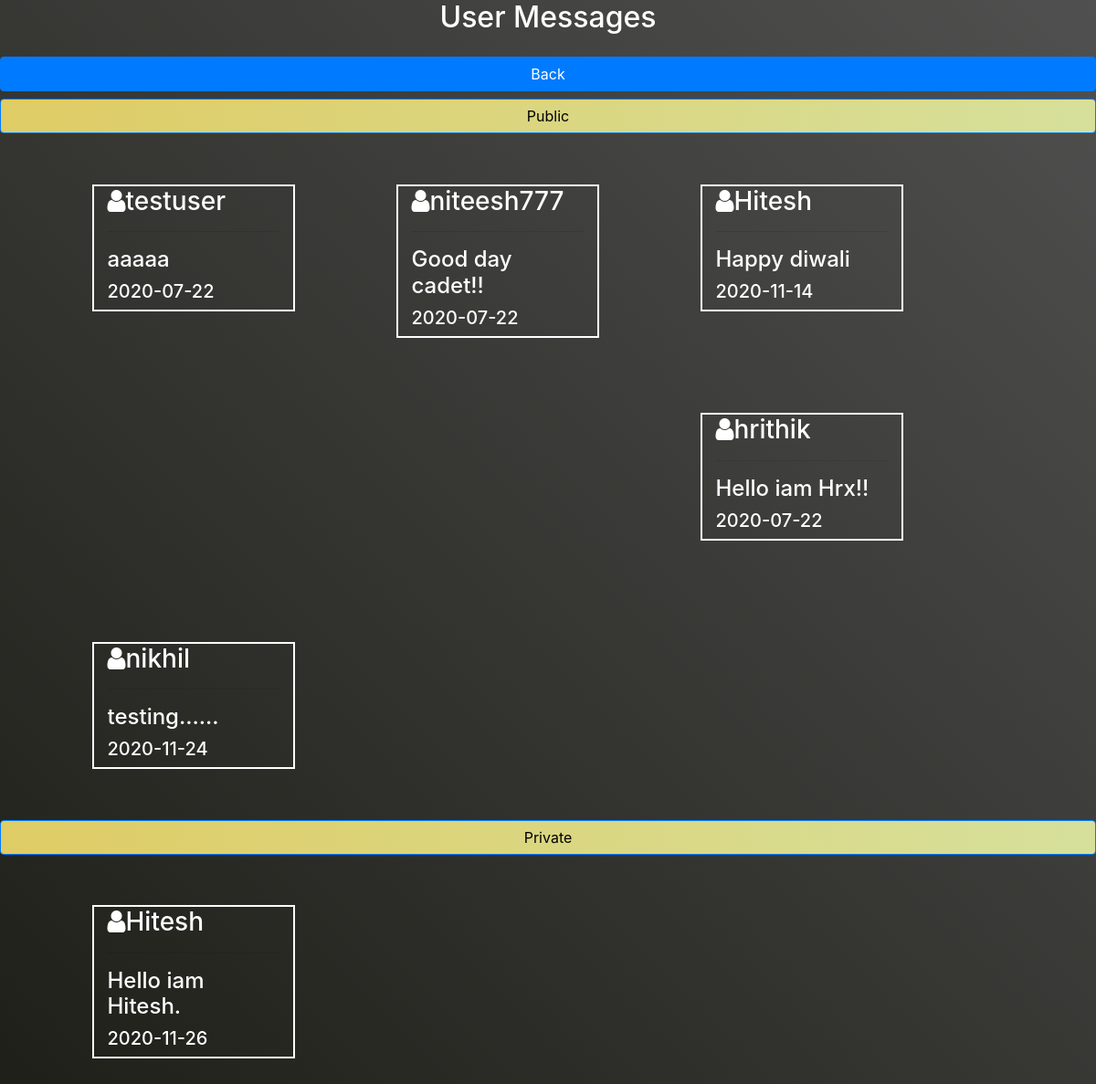
The page /web_pro/show.php (signed in) on the database its author committed.
### tables this page shows
CREATE TABLE `public` (
  `username` varchar(50) NOT NULL,
  `message` varchar(200) NOT NULL,
  `date` varchar(20) NOT NULL
);

CREATE TABLE `private` (
  `username` varchar(50) NOT NULL,
  `message` varchar(200) NOT NULL,
  `date` varchar(20) NOT NULL
);

### web_pro/show.php (the view, shortened to what this page needs)
<!DOCTYPE html>
<html>
<head>
    <link rel="stylesheet" href="https://stackpath.bootstrapcdn.com/bootstrap/4.5.2/css/bootstrap.min.css"
>
    <?php include 'links/links.php' ?>
</head>
<body>
    <h2 class="text-center mb-4">User Messages</h2>
    <a href="futureself.php" class="btn btn-primary btn-block float-right">Back</a>
    <a href="#" class="btn btn-primary btn-block float-right"style="background: linear-gradient(90deg, rgb(223, 204, 101),rgb(214, 224, 155)); color:black;">Public</a>
    <div class="dimension">
        <div class="container">
            <?php
                include 'dbcon.php';
                $selectquery="select * from public ";
                $query=mysqli_query($con,$selectquery);
                while($res=mysqli_fetch_array($query))
                {
                ?>
                    <div id="info" class="col-sm-4">
                        <h3><i class="fa fa-user" aria-hidden="true"></i><?php echo $res['username'];?></h3>
                        <hr style="color:white">
                        <h4 id="mes"><?php echo $res['message'];?></h4>
                        <h5><?php echo $res['date'];?></h5>
                    </div>
                <?php
                }
            ?>
        </div>
    </div>
    <a href="#" class="btn btn-primary btn-block float-right" style="background: linear-gradient(90deg, rgb(223, 204, 101),rgb(214, 224, 155)); color:black;">Private</a>
    <div class="dimension">
        <div class="container">
            <?php
                include 'dbcon.php';
                $name = $_SESSION['username'];
                $selectquery="select * from private where username='$name'";
                $query=mysqli_query($con,$selectquery);
                while($res=mysqli_fetch_array($query))
                {
                ?>
                    <div id="info" class="col-sm-4">
                        <h3><i class="fa fa-user" aria-hidden="true"></i><?php echo $res['username'];?></h3>
                        <hr style="color:white">
                        <h4 id="mes"><?php echo $res['message'];?></h4>
                        <h5><?php echo $res['date'];?></h5>
                    </div>
                <?php
                }
            ?>
        </div>
    </div>
</body>
</html>

### web_pro/show.php (style rules this page uses)
body { background:linear-gradient(45deg,rgb(30, 31, 24),rgb(80, 80, 80)); color: white; }
#info { border: 2px solid white; float:left; width:20%; margin:5%; }
#mes { overflow: hidden; text-overflow: ellipsis; }

### rows shown on the page
public: username "testuser", message "aaaaa", date "2020-07-22"
public: username "niteesh777", message "Good day cadet!!", date "2020-07-22"
public: username "Hitesh", message "Happy diwali", date "2020-11-14"
public: username "hrithik", message "Hello iam Hrx!!", date "2020-07-22"
public: username "nikhil", message "testing......", date "2020-11-24"
private: username "Hitesh", message "Hello iam Hitesh.", date "2020-11-26"
